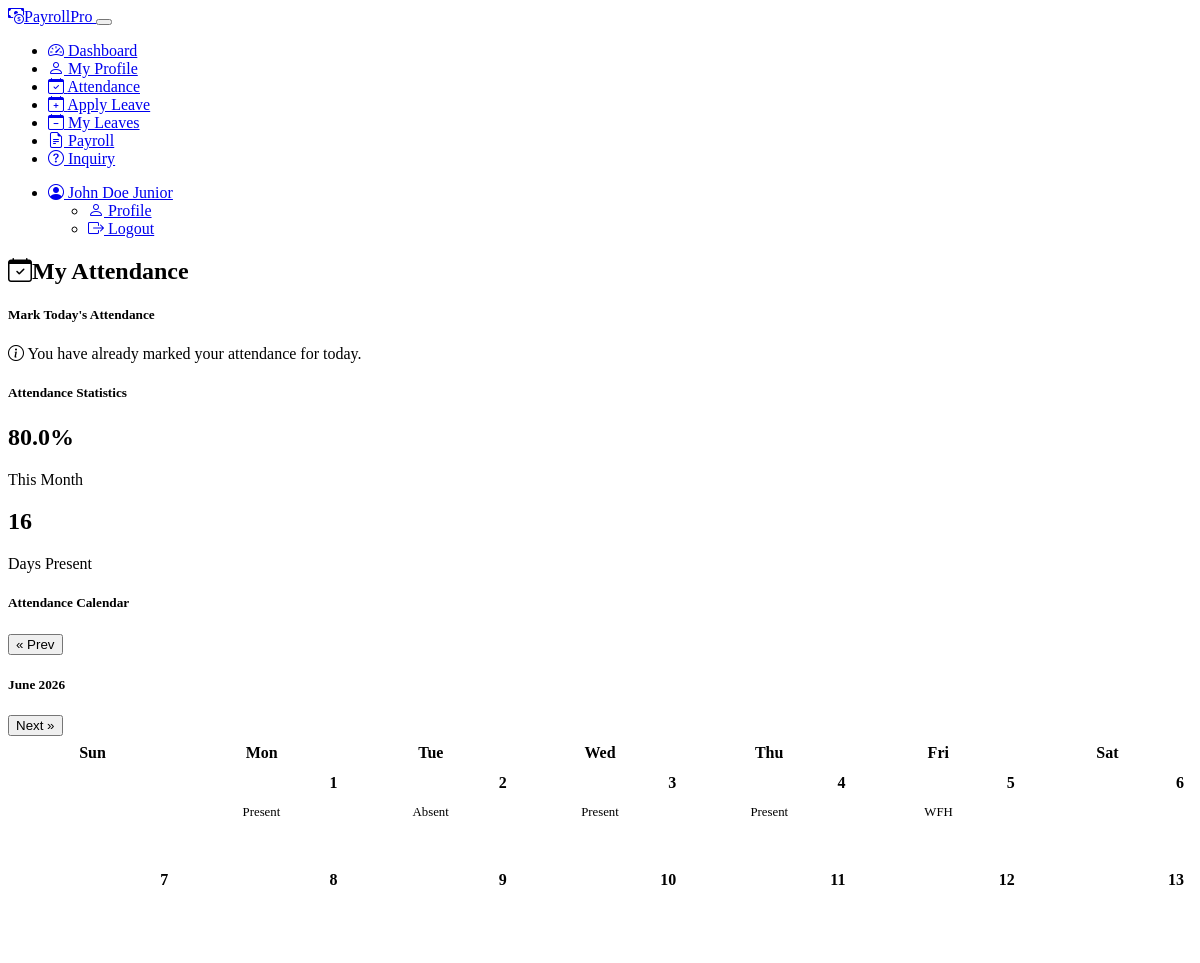
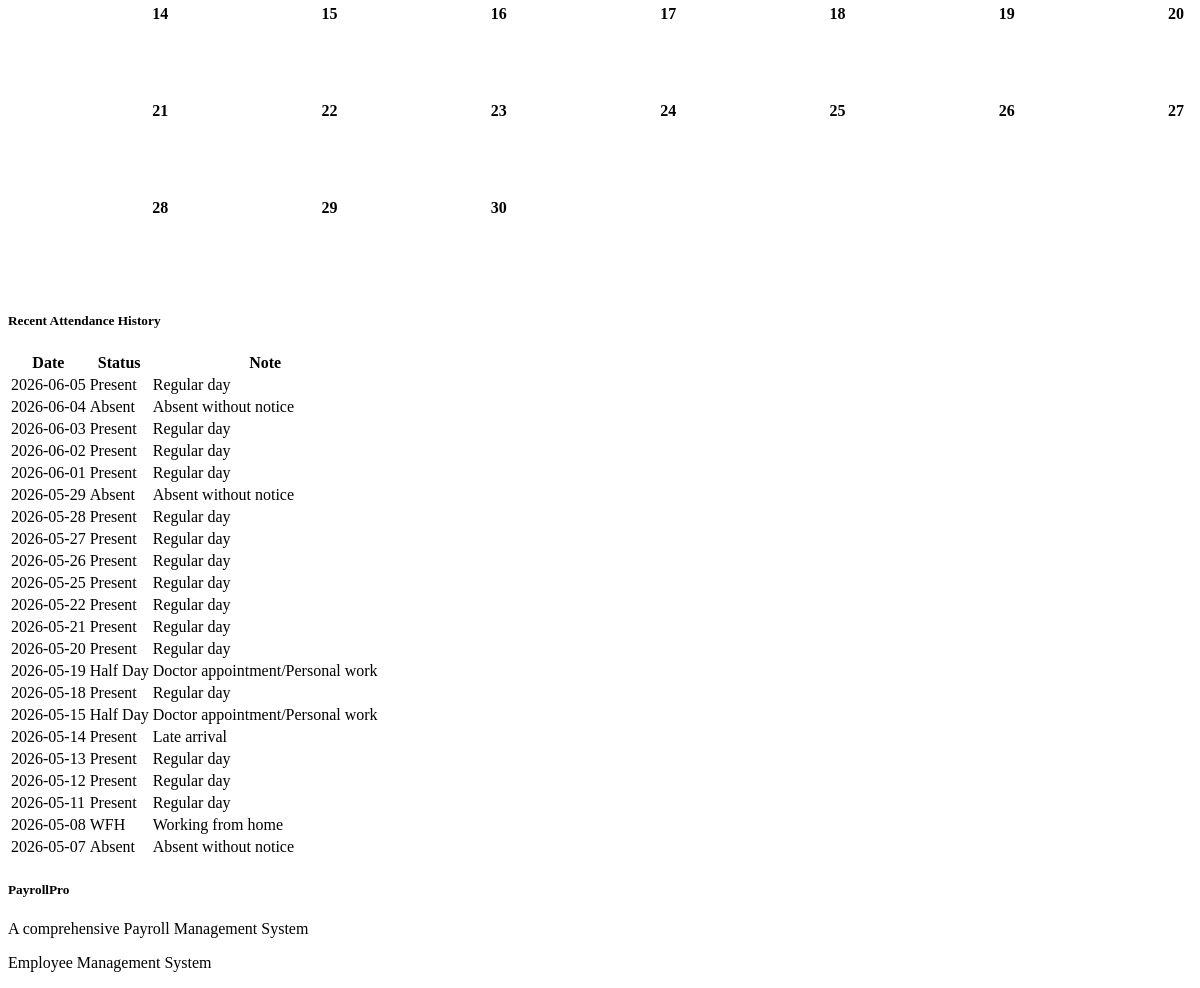
The app's page /employee/attendance (signed in) with its own data (2 pictures, top to bottom).
### tables this page shows
CREATE TABLE users (
            id INTEGER PRIMARY KEY AUTOINCREMENT,
            name TEXT NOT NULL,
            email TEXT NOT NULL UNIQUE,
            password TEXT NOT NULL,
            role TEXT NOT NULL,
            created_at TEXT NOT NULL
        , force_password_change INTEGER DEFAULT 0, two_factor_enabled INTEGER DEFAULT 0);

CREATE TABLE attendance (
            id INTEGER PRIMARY KEY AUTOINCREMENT,
            employee_id INTEGER NOT NULL,
            date TEXT NOT NULL,
            status TEXT NOT NULL,
            note TEXT,
            check_in TEXT,
            check_out TEXT,
            working_hours REAL,
            overtime_hours REAL,
            location TEXT DEFAULT 'Office',
            shift TEXT DEFAULT 'General',
            FOREIGN KEY(employee_id) REFERENCES employees(id) ON DELETE CASCADE,
            UNIQUE(employee_id, date) ON CONFLICT REPLACE
        );

### app.py (the view, shortened to what this page needs)
@app.route('/employee/attendance', methods=['GET', 'POST'])
@employee_required
def employee_attendance():
    user_id = session.get('user_id')
    form = AttendanceForm()
    attendance_history = get_attendance_history(user_id)
    attendance_marked_today = check_attendance_today(user_id)
    attendance_percentage = calculate_attendance_percentage(user_id)
    return render_template('employee/attendance.html',
                          form=form,
                          attendance_history=attendance_history,
                          attendance_marked_today=attendance_marked_today,
                          attendance_percentage=attendance_percentage)

### templates/employee/attendance.html (shortened to what this page needs)
{% extends 'base.html' %}
{% block content %}
<div class="row">
    <div class="col-md-12">
        <div class="d-flex justify-content-between align-items-center mb-4">
            <h2><i class="bi bi-calendar-check me-2"></i>My Attendance</h2>
        </div>
    </div>
</div>
<div class="row">
    <div class="col-md-4 mb-4">
        <div class="card">
            <div class="card-header bg-primary text-white">
                <h5 class="card-title mb-0">Mark Today's Attendance</h5>
            </div>
            <div class="card-body">
                {% if attendance_marked_today %}
                    <div class="alert alert-info">
                        <i class="bi bi-info-circle me-2"></i>
                        You have already marked your attendance for today.
                    </div>
                {% endif %}
            </div>
        </div>
        <div class="card mt-4">
            <div class="card-header bg-info text-white">
                <h5 class="card-title mb-0">Attendance Statistics</h5>
            </div>
            <div class="card-body">
                <div class="row text-center">
                    <div class="col-6 mb-3">
                        <div class="border rounded p-3">
                            <h2 class="text-primary">{{ attendance_percentage }}%</h2>
                            <p class="text-muted mb-0">This Month</p>
                        </div>
                    </div>
                    <div class="col-6 mb-3">
                        <div class="border rounded p-3">
                            <h2 class="text-success">{{ attendance_history|selectattr('status', 'equalto', 'present')|list|length }}</h2>
                            <p class="text-muted mb-0">Days Present</p>
                        </div>
                    </div>
                </div>
            </div>
        </div>
    </div>
    <div class="col-md-8 mb-4">
        <div class="card">
            <div class="card-header bg-primary text-white">
                <h5 class="card-title mb-0">Attendance Calendar</h5>
            </div>
            <div class="card-body">
                <div id="attendanceCalendar"></div>
            </div>
        </div>
        <div class="card mt-4">
            <div class="card-header bg-primary text-white">
                <h5 class="card-title mb-0">Recent Attendance History</h5>
            </div>
            <div class="card-body">
                <div class="table-responsive">
                    <table class="table table-hover">
                        <thead>
                            <tr>
                                <th>Date</th>
                                <th>Status</th>
                                <th>Note</th>
                            </tr>
                        </thead>
                        <tbody>
                            {% if attendance_history %}
                                {% for record in attendance_history|sort(attribute='date', reverse=true) %}
                                    <tr>
                                        <td>{{ record.date }}</td>
                                        <td>
                                            {% if record.status == 'present' %}
                                                <span class="badge text-bg-success">Present</span>
                                            {% elif record.status == 'absent' %}
                                                <span class="badge text-bg-danger">Absent</span>
                                            {% elif record.status == 'half_day' %}
                                                <span class="badge text-bg-warning">Half Day</span>
                                            {% elif record.status == 'wfh' %}
                                                <span class="badge text-bg-info">WFH</span>
                                            {% endif %}
                                        </td>
                                        <td>{{ record.note or '-' }}</td>
                                    </tr>
                                {% endfor %}
                            {% else %}
                                <tr>
                                    <td colspan="3" class="text-center">No attendance records found</td>
                                </tr>
                            {% endif %}
                        </tbody>
                    </table>
                </div>
            </div>
        </div>
    </div>
</div>
{% endblock %}

### templates/base.html (shortened to what this page needs)
<!DOCTYPE html>
<html lang="en" data-bs-theme="dark">
<head>
    <link rel="stylesheet" href="https://cdn.replit.com/agent/bootstrap-agent-dark-theme.min.css">
    <link rel="stylesheet" href="https://cdn.jsdelivr.net/npm/bootstrap-icons@1.10.0/font/bootstrap-icons.css">
    <link rel="stylesheet" href="{{ url_for('static', filename='css/custom.css') }}">
</head>
<body>
    {% if session.get('user_id') %}
        <nav class="navbar navbar-expand-lg navbar-dark bg-dark">
            <div class="container">
                <a class="navbar-brand" href="{{ url_for('index') }}">
                    <i class="bi bi-cash-coin me-2"></i>PayrollPro
                </a>
                <button class="navbar-toggler" type="button" data-bs-toggle="collapse" data-bs-target="#navbarNav"
                    aria-controls="navbarNav" aria-expanded="false" aria-label="Toggle navigation">
                </button>
                <div class="collapse navbar-collapse" id="navbarNav">
                    {% if session.get('role') == 'hr' %}
                        <ul class="navbar-nav me-auto">
                            <li class="nav-item">
                                <a class="nav-link {% if request.endpoint == 'hr_dashboard' %}active{% endif %}"
                                   href="{{ url_for('hr_dashboard') }}">
                                    <i class="bi bi-speedometer2 me-1"></i> Dashboard
                                </a>
                            </li>
                            <li class="nav-item">
                                <a class="nav-link {% if request.endpoint == 'employee_management' %}active{% endif %}"
                                   href="{{ url_for('employee_management') }}">
                                    <i class="bi bi-people me-1"></i> Employees
                                </a>
                            </li>
                            <li class="nav-item">
                                <a class="nav-link {% if request.endpoint == 'attendance_monitoring' %}active{% endif %}"
                                   href="{{ url_for('attendance_monitoring') }}">
                                    <i class="bi bi-calendar-check me-1"></i> Attendance
                                </a>
                            </li>
                            <li class="nav-item">
                                <a class="nav-link {% if request.endpoint == 'leave_management' %}active{% endif %}"
                                   href="{{ url_for('leave_management') }}">
                                    <i class="bi bi-calendar-minus me-1"></i> Leaves
                                </a>
                            </li>
                            <li class="nav-item">
                                <a class="nav-link {% if request.endpoint == 'payroll_processing' %}active{% endif %}"
                                   href="{{ url_for('payroll_processing') }}">
                                    <i class="bi bi-cash-stack me-1"></i> Payroll
                                </a>
                            </li>
                            <li class="nav-item">
                                <a class="nav-link {% if request.endpoint == 'payslip_management' %}active{% endif %}"
                                   href="{{ url_for('payslip_management') }}">
                                    <i class="bi bi-file-earmark-text me-1"></i> Payslips
                                </a>
                            </li>
                            <li class="nav-item">
                                <a class="nav-link {% if request.endpoint == 'compliance_reports' %}active{% endif %}"
                                   href="{{ url_for('compliance_reports') }}">
                                    <i class="bi bi-journal-code me-1"></i> Reports
                                </a>
                            </li>
                            <li class="nav-item">
                                <a class="nav-link {% if request.endpoint == 'inquiry_management' %}active{% endif %}"
                                   href="{{ url_for('inquiry_management') }}">
                                    <i class="bi bi-question-circle me-1"></i> Inquiries
                                </a>
                            </li>
                        </ul>
                    {% else %}
                        <ul class="navbar-nav me-auto">
                            <li class="nav-item">
                                <a class="nav-link {% if request.endpoint == 'employee_dashboard' %}active{% endif %}"
                                   href="{{ url_for('employee_dashboard') }}">
                                    <i class="bi bi-speedometer2 me-1"></i> Dashboard
                                </a>
                            </li>
                            <li class="nav-item">
                                <a class="nav-link {% if request.endpoint == 'employee_profile' %}active{% endif %}"
                                   href="{{ url_for('employee_profile') }}">
                                    <i class="bi bi-person me-1"></i> My Profile
                                </a>
                            </li>
                            <li class="nav-item">
                                <a class="nav-link {% if request.endpoint == 'employee_attendance' %}active{% endif %}"
                                   href="{{ url_for('employee_attendance') }}">
                                    <i class="bi bi-calendar-check me-1"></i> Attendance
                                </a>
                            </li>
                            <li class="nav-item">
                                <a class="nav-link {% if request.endpoint == 'apply_leave' %}active{% endif %}"
                                   href="{{ url_for('apply_leave') }}">
                                    <i class="bi bi-calendar-plus me-1"></i> Apply Leave
                                </a>
                            </li>
                            <li class="nav-item">
                                <a class="nav-link {% if request.endpoint == 'my_leaves' %}active{% endif %}"
                                   href="{{ url_for('my_leaves') }}">
                                    <i class="bi bi-calendar-minus me-1"></i> My Leaves
                                </a>
                            </li>
                            <li class="nav-item">
                                <a class="nav-link {% if request.endpoint == 'payroll_history' %}active{% endif %}"
                                   href="{{ url_for('payroll_history') }}">
                                    <i class="bi bi-file-earmark-text me-1"></i> Payroll
                                </a>
                            </li>
                            <li class="nav-item">
                                <a class="nav-link {% if request.endpoint == 'employee_inquiry' %}active{% endif %}"
                                   href="{{ url_for('employee_inquiry') }}">
                                    <i class="bi bi-question-circle me-1"></i> Inquiry
                                </a>
                            </li>
                        </ul>
                    {% endif %}
                    <ul class="navbar-nav ms-auto">
                        <li class="nav-item dropdown">
                            <a class="nav-link dropdown-toggle" href="#" id="navbarDropdown" role="button"
                                data-bs-toggle="dropdown" aria-expanded="false">
                                <i class="bi bi-person-circle me-1"></i> {{ session.get('name', 'User') }}
                            </a>
                            <ul class="dropdown-menu dropdown-menu-end" aria-labelledby="navbarDropdown">
                                {% if session.get('role') == 'employee' %}
                                <li>
                                    <a class="dropdown-item" href="{{ url_for('employee_profile') }}">
                                        <i class="bi bi-person me-2"></i> Profile
                                    </a>
                                </li>
                                {% endif %}
                                <li>
                                    <a class="dropdown-item" href="{{ url_for('logout') }}">
                                        <i class="bi bi-box-arrow-right me-2"></i> Logout
                                    </a>
                                </li>
                            </ul>
                        </li>
                    </ul>
                </div>
            </div>
        </nav>
    {% endif %}
    <main class="container my-4">
        {% block content %}{% endblock %}
    </main>
    <footer class="bg-dark text-light py-4 mt-5">
        <div class="container">
            <div class="row">
                <div class="col-md-6">
                    <h5>PayrollPro</h5>
                    <p class="small">A comprehensive Payroll Management System</p>
                </div>
                <div class="col-md-6 text-md-end">
                    <p class="small">Employee Management System</p>
                </div>
            </div>
        </div>
    </footer>
</body>
</html>

### records on screen
users: get "John Doe Junior"
attendance: date "2026-06-05", status "Present", note "Regular day"
attendance: date "2026-06-04", status "Absent", note "Absent without notice"
attendance: date "2026-06-03", status "Present", note "Regular day"
attendance: date "2026-06-02", status "Present", note "Regular day"
attendance: date "2026-06-01", status "Present", note "Regular day"
attendance: date "2026-05-29", status "Absent", note "Absent without notice"
attendance: date "2026-05-28", status "Present", note "Regular day"
attendance: date "2026-05-27", status "Present", note "Regular day"
attendance: date "2026-05-26", status "Present", note "Regular day"
attendance: date "2026-05-25", status "Present", note "Regular day"
attendance: date "2026-05-22", status "Present", note "Regular day"
attendance: date "2026-05-21", status "Present", note "Regular day"
attendance: date "2026-05-20", status "Present", note "Regular day"
attendance: date "2026-05-19", status "Half Day", note "Doctor appointment/Personal work"
attendance: date "2026-05-18", status "Present", note "Regular day"
attendance: date "2026-05-15", status "Half Day", note "Doctor appointment/Personal work"
attendance: date "2026-05-14", status "Present", note "Late arrival"
attendance: date "2026-05-13", status "Present", note "Regular day"
attendance: date "2026-05-12", status "Present", note "Regular day"
attendance: date "2026-05-11", status "Present", note "Regular day"
attendance: date "2026-05-08", status "WFH", note "Working from home"
attendance: date "2026-05-07", status "Absent", note "Absent without notice"

### other values on screen
{{ attendance_percentage }} "80.0"
